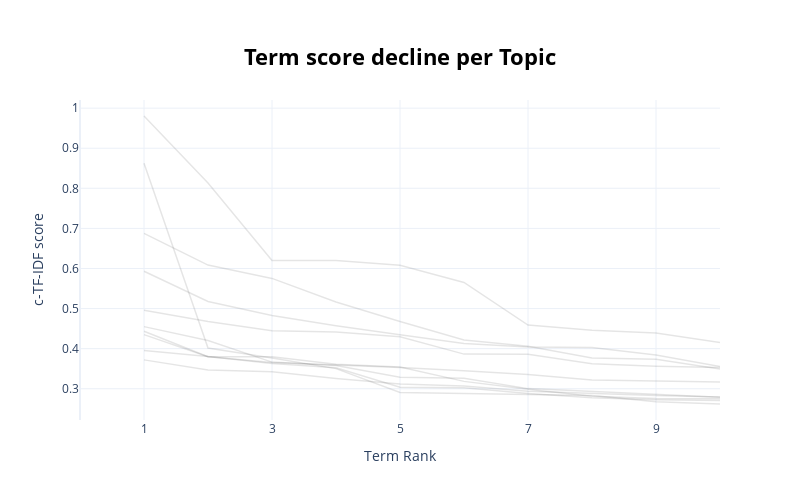

Write notebook code for a chart like this one.
### Markdown cell above
rank c-tf-idf của các từ theo thứ tự giảm dần

### Code cell
topic_model.visualize_term_rank() # => visualize_term_rank (rank, score)

### Figure 1 — Plotly figure (JSON) as saved in the notebook; plotly's stock layout.template omitted (floating-point values rounded to 4 significant figures)
{"data": [{"hovertext": "<b>Topic 0</b>:tiếng_anh_thi_tiếng_anh_chứng_chỉ_t", "line": {"color": "black", "width": 1.5}, "mode": "lines+lines", "name": "", "opacity": 0.1, "type": "scatter", "x": [1, 2, 3, 4, 5, 6, 7, 8, 9, 10], "y": [0.5931, 0.5175, 0.4826, 0.4569, 0.4345, 0.4131, 0.4039, 0.4026, 0.3844, 0.3556]}, {"hovertext": "<b>Topic 1</b>:tuyển_sinh_đào_tạo_xét_tuyển_httpsd", "line": {"color": "black", "width": 1.5}, "mode": "lines+lines", "name": "", "opacity": 0.1, "type": "scatter", "x": [1, 2, 3, 4, 5, 6, 7, 8, 9, 10], "y": [0.4433, 0.3796, 0.3795, 0.3612, 0.3541, 0.3184, 0.2987, 0.281, 0.2757, 0.2748]}, {"hovertext": "<b>Topic 2</b>:thành_phố_hà_nội_hà_nội_nguyễn_trãi", "line": {"color": "black", "width": 1.5}, "mode": "lines+lines", "name": "", "opacity": 0.1, "type": "scatter", "x": [1, 2, 3, 4, 5, 6, 7, 8, 9, 10], "y": [0.372, 0.3468, 0.3426, 0.3257, 0.3117, 0.307, 0.2939, 0.2884, 0.2831, 0.2796]}, {"hovertext": "<b>Topic 3</b>:malibu_mik_mng_đậu_thập_cẩm_đâyy_sự", "line": {"color": "black", "width": 1.5}, "mode": "lines+lines", "name": "", "opacity": 0.1, "type": "scatter", "x": [1, 2, 3, 4, 5, 6, 7, 8, 9, 10], "y": [0.8623, 0.4014, 0.3767, 0.3502, 0.2909, 0.2877, 0.2855, 0.2833, 0.2673, 0.2619]}, {"hovertext": "<b>Topic 4</b>:mn_đt_mn_mk_bn_mng_khmt_cntt_nvqs_e", "line": {"color": "black", "width": 1.5}, "mode": "lines+lines", "name": "", "opacity": 0.1, "type": "scatter", "x": [1, 2, 3, 4, 5, 6, 7, 8, 9, 10], "y": [0.9804, 0.8135, 0.6202, 0.6197, 0.6082, 0.5651, 0.4588, 0.4461, 0.4387, 0.4151]}, {"hovertext": "<b>Topic 5</b>:kiến_thức_học_khoa_học_tự_nhiên_toá", "line": {"color": "black", "width": 1.5}, "mode": "lines+lines", "name": "", "opacity": 0.1, "type": "scatter", "x": [1, 2, 3, 4, 5, 6, 7, 8, 9, 10], "y": [0.3952, 0.3802, 0.3633, 0.3523, 0.3036, 0.3026, 0.2883, 0.2775, 0.2727, 0.2709]}, {"hovertext": "<b>Topic 6</b>:tiếng_anh_học_cntt_kiến_thức_giáo_t", "line": {"color": "black", "width": 1.5}, "mode": "lines+lines", "name": "", "opacity": 0.1, "type": "scatter", "x": [1, 2, 3, 4, 5, 6, 7, 8, 9, 10], "y": [0.4349, 0.3799, 0.3653, 0.3592, 0.3527, 0.3447, 0.3358, 0.3216, 0.3196, 0.3166]}, {"hovertext": "<b>Topic 7</b>:trọ_ký_túc_xá_không_gian_phòng_tủ_t", "line": {"color": "black", "width": 1.5}, "mode": "lines+lines", "name": "", "opacity": 0.1, "type": "scatter", "x": [1, 2, 3, 4, 5, 6, 7, 8, 9, 10], "y": [0.4549, 0.4202, 0.3665, 0.3582, 0.3284, 0.3261, 0.3003, 0.2931, 0.2842, 0.2789]}, {"hovertext": "<b>Topic 8</b>:hà_đông_đa_hà_nội_zenlish__zenlish_", "line": {"color": "black", "width": 1.5}, "mode": "lines+lines", "name": "", "opacity": 0.1, "type": "scatter", "x": [1, 2, 3, 4, 5, 6, 7, 8, 9, 10], "y": [0.4957, 0.4676, 0.4447, 0.4418, 0.4295, 0.3864, 0.3862, 0.3623, 0.3563, 0.3527]}, {"hovertext": "<b>Topic 9</b>:ptit_clb_pro_ptit_clb_attt_ptit_clb", "line": {"color": "black", "width": 1.5}, "mode": "lines+lines", "name": "", "opacity": 0.1, "type": "scatter", "x": [1, 2, 3, 4, 5, 6, 7, 8, 9, 10], "y": [0.6875, 0.6084, 0.5752, 0.5163, 0.4678, 0.4219, 0.4057, 0.3767, 0.3734, 0.3494]}], "layout": {"height": 500, "hoverlabel": {"bgcolor": "white", "font": {"family": "Rockwell", "size": 16}}, "showlegend": false, "title": {"font": {"color": "Black", "size": 22}, "text": "<b>Term score decline per Topic</b>", "x": 0.5, "xanchor": "center", "y": 0.9, "yanchor": "top"}, "width": 800, "xaxis": {"dtick": 2, "range": [0, 10], "tick0": 1, "title": {"text": "Term Rank"}}, "yaxis": {"title": {"text": "c-TF-IDF score"}}}}
